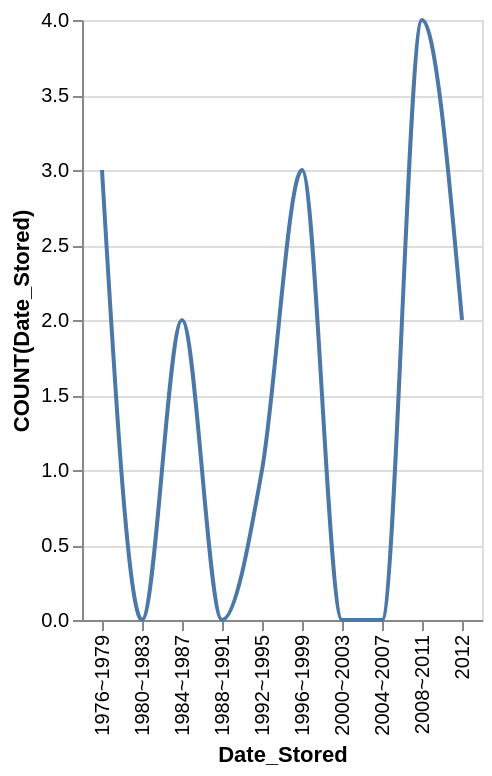

Here is the Vega-Lite specification saved for this chart:
### Vega-Lite specification from a JSON file in a GitHub repository (floating-point values rounded to 4 significant figures)
{"data": {"values": [{"x_data": "1976~1979", "y_data": 3}, {"x_data": "1980~1983", "y_data": 0}, {"x_data": "1984~1987", "y_data": 2}, {"x_data": "1988~1991", "y_data": 0}, {"x_data": "1992~1995", "y_data": 1}, {"x_data": "1996~1999", "y_data": 3}, {"x_data": "2000~2003", "y_data": 0}, {"x_data": "2004~2007", "y_data": 0}, {"x_data": "2008~2011", "y_data": 4}, {"x_data": "2012", "y_data": 2}]}, "mark": {"type": "line", "interpolate": "monotone"}, "encoding": {"x": {"field": "x_data", "type": "nominal", "title": "Date_Stored", "sort": "ascending"}, "y": {"field": "y_data", "type": "quantitative", "title": "COUNT(Date_Stored)"}}}
